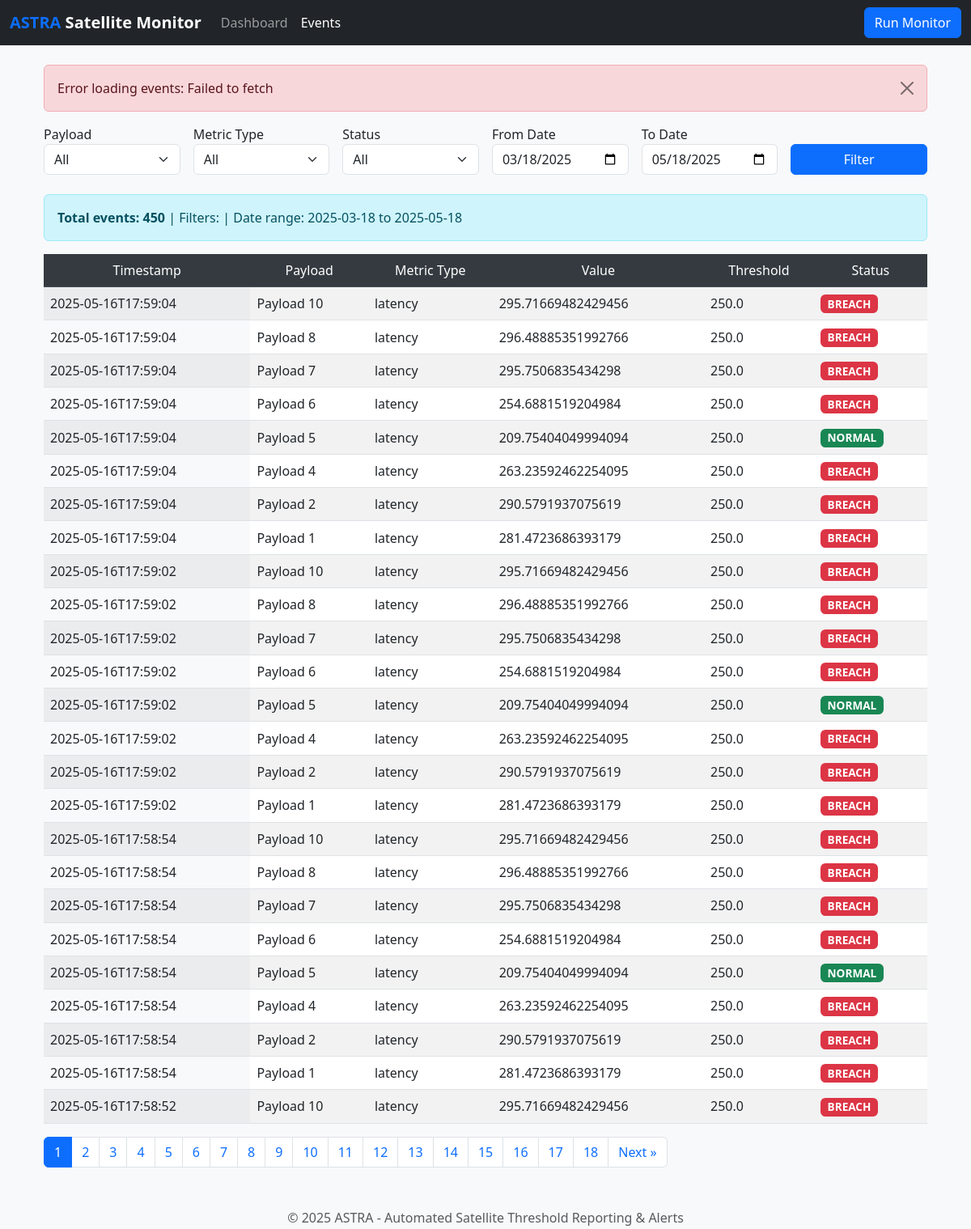
The app's page /events with its own data.
### app/models/event.py (models this page shows, shortened)
class Event(Base):
    __tablename__ = 'events'
    id = Column(Integer, primary_key=True)
    scid = Column(Integer, ForeignKey('payloads.scid'), nullable=False, index=True)
    metric_type = Column(String(50), nullable=False, index=True)
    value = Column(Float, nullable=False)
    threshold = Column(Float, nullable=False)
    status = Column(String(20), nullable=False, index=True)
    timestamp = Column(DateTime, nullable=False, default=datetime.utcnow, index=True)
    payload = relationship("Payload", back_populates="events")
    breach_history = relationship("BreachHistory", back_populates="event", cascade="all, delete-orphan")
    def to_dict(self):
        return {
            'id': self.id,
            'scid': self.scid,
            'metric_type': self.metric_type,
            'value': self.value,
            'threshold': self.threshold,
            'status': self.status,
            'timestamp': self.timestamp.isoformat() if self.timestamp else None
        }

### app/routes/main.py (the view)
@main_bp.route('/events')
def events():
    try:
        filters = parse_filter_params(request)
        page, page_size = parse_pagination_params(request)
        sort_by, sort_order = parse_sort_params(request)
        logger.info(f"Events page request: page={page}, sort_by={sort_by}, sort_order={sort_order}, filters={filters}")
        if 'scid' in filters:
            filters['scid'] = str(filters['scid'])
        result = get_event_service().get_events(
            page=page,
            page_size=page_size,
            sort_by=sort_by,
            sort_order=sort_order,
            filters=filters
        )
        payloads = config.get_payloads()
        for payload in payloads:
            if 'scid' in payload:
                payload['scid'] = str(payload['scid'])
        payloads_dict = {p['scid']: p for p in payloads}
        for event in result['events']:
            event_scid = str(event['scid'])
            if event_scid in payloads_dict:
                event['payload_name'] = payloads_dict[event_scid]['name']
            else:
                event['payload_name'] = f"Unknown ({event_scid})"
        metrics = config.get_metrics()
        return render_template('events.html',
                             events=result['events'],
                             payloads=payloads,
                             metrics=metrics,
                             filters=filters,
                             page=page,
                             page_size=page_size,
                             total_pages=result['total_pages'],
                             total_count=result['total_count'],
                             sort_by=sort_by,
                             sort_order=sort_order)
    except Exception as e:
        logger.error(f"Error in events route: {str(e)}", exc_info=True)
        return handle_error(e)

### app/__init__.py (called while the page is built)
def create_app(config_class=Config):
    app = Flask(__name__)
    app.config.from_object(config_class)
    db = get_db()
    db.init_app()
    init_cache(app)
    app.register_blueprint(main_bp)
    app.register_blueprint(api_bp, url_prefix='/api')
    @app.teardown_appcontext
    def cleanup(exception=None):
        db = get_db()
        db.close_session()
    return app

### app/config/config.py (called while the page is built)
    def load_config(self):
        try:
            with open(self.config_path, 'r') as f:
                return json.load(f)
        except (FileNotFoundError, json.JSONDecodeError) as e:
            print(f"Error loading configuration: {e}")
            return {}

    def get_metrics(self):
        return self.config.get("metrics", {})

    def get_payloads(self):
        return self.config.get("payloads", [])

    def get_environment(self, key, default=None):
        env_config = self.config.get("environment", {})
        if key in env_config:
            return env_config[key]

    def is_logging_enabled(self):
        value = self.get_environment("LOGGING_ENABLED", "True").lower()
        return value not in ("false", "0", "no")

### app/database/database.py (called while the page is built)
def get_db():
    return db

    def get_session(self):
        if not self.Session:
            raise RuntimeError("Database not initialized. Call init_app() first.")
        return self.Session()

    def close_session(self):
        if self.Session:
            self.Session.remove()

### app/routes/utils.py (called while the page is built)
def get_default_date_range():
    today = datetime.date.today()
    default_from_date = (today - datetime.timedelta(days=60)).strftime('%Y-%m-%d')
    default_to_date = (today + datetime.timedelta(days=1)).strftime('%Y-%m-%d')  # Add one day to include today
    return default_from_date, default_to_date

def parse_pagination_params(request):
    page = int(request.args.get('page', 1))
    page_size = int(request.args.get('page_size', 25))
    return page, page_size

def parse_sort_params(request):
    sort_by = request.args.get('sort_by', 'timestamp')
    sort_order = request.args.get('sort_order', 'DESC')
    return sort_by, sort_order

### app/services/event_service.py (called while the page is built)
def get_event_service():
    return event_service

### app/utils/logger.py (called while the page is built)
    @classmethod
    def is_enabled(cls):
        config = Config()
        return cls._logging_enabled and config.is_logging_enabled()

    def _log_if_enabled(self, level, message, **kwargs):
        if self.is_enabled():
            level(message, **kwargs)

    def info(self, message):
        self._log_if_enabled(self.logger.info, message)

### app/templates/events.html (shortened to what this page needs)
{% extends "layout.html" %}
{% block content %}
<div class="container-fluid">
    <div id="error-container"></div>
    <form id="filter-form" class="filter-form mb-4">
        <div class="row g-3">
            <div class="col-md-2">
                <div class="form-group">
                    <label for="scid">Payload</label>
                    <select class="form-select" id="scid" name="scid">
                        <option value="">All</option>
                    </select>
                </div>
            </div>
            <div class="col-md-2">
                <div class="form-group">
                    <label for="metric_type">Metric Type</label>
                    <select class="form-select" id="metric_type" name="metric_type">
                        <option value="">All</option>
                    </select>
                </div>
            </div>
            <div class="col-md-2">
                <div class="form-group">
                    <label for="status">Status</label>
                    <select class="form-select" id="status" name="status">
                        <option value="">All</option>
                    </select>
                </div>
            </div>
            <div class="col-md-2">
                <div class="form-group">
                    <label for="date_from">From Date</label>
                    <input type="date" class="form-control" id="date_from" name="date_from"
                           value="{{ filters['date_from']|default('') }}">
                </div>
            </div>
            <div class="col-md-2">
                <div class="form-group">
                    <label for="date_to">To Date</label>
                    <input type="date" class="form-control" id="date_to" name="date_to"
                           value="{{ filters['date_to']|default('') }}">
                </div>
            </div>
            <div class="col-md-2">
                <div class="form-group">
                    <label>&nbsp;</label>
                    <button type="submit" class="btn btn-primary w-100">Filter</button>
                </div>
            </div>
        </div>
    </form>
    <div class="alert alert-info mb-3">
        <strong>Total events: {{ total_count }}</strong>
        {% if filters %}
        <span>
            | Filters:
            | Date range: {{ filters['date_from']|default('') }} to {{ filters['date_to']|default('') }}
        </span>
        {% endif %}
    </div>
    <div class="table-responsive">
        <table id="events-table" class="table table-striped table-hover">
            <thead class="table-dark">
                <tr>
                    <th data-sort="timestamp" {% if sort_by == 'timestamp' %}data-order="{{ sort_order|lower }}"{% endif %}>Timestamp</th>
                    <th data-sort="scid" {% if sort_by == 'scid' %}data-order="{{ sort_order|lower }}"{% endif %}>Payload</th>
                    <th data-sort="metric_type" {% if sort_by == 'metric_type' %}data-order="{{ sort_order|lower }}"{% endif %}>Metric Type</th>
                    <th data-sort="value" {% if sort_by == 'value' %}data-order="{{ sort_order|lower }}"{% endif %}>Value</th>
                    <th data-sort="threshold" {% if sort_by == 'threshold' %}data-order="{{ sort_order|lower }}"{% endif %}>Threshold</th>
                    <th data-sort="status" {% if sort_by == 'status' %}data-order="{{ sort_order|lower }}"{% endif %}>Status</th>
                </tr>
            </thead>
            <tbody>
                {% for event in events %}
                <tr>
                    <td>{{ event['timestamp'] }}</td>
                    <td>{{ event['payload_name'] if 'payload_name' in event else event['scid'] }}</td>
                    <td>{{ event['metric_type'] }}</td>
                    <td>{{ event['value'] }}</td>
                    <td>{{ event['threshold'] }}</td>
                    <td>
                        <span class="badge bg-{{ 'danger' if event['status'] == 'BREACH' else 'success' }}">
                            {{ event['status'] }}
                        </span>
                    </td>
                </tr>
                {% endfor %}
            </tbody>
        </table>
    </div>
    <nav aria-label="Page navigation">
        <ul class="pagination">
            {% for p in range(1, total_pages + 1) %}
            <li class="page-item {{ 'active' if p == page else '' }}">
                <a class="page-link" href="#" data-page="{{ p }}">{{ p }}</a>
            </li>
            {% endfor %}
            {% if page < total_pages %}
            <li class="page-item">
                <a class="page-link" href="#" data-page="{{ page + 1 }}">Next &raquo;</a>
            </li>
            {% endif %}
        </ul>
    </nav>
</div>
{% endblock %}

### app/templates/layout.html (shortened to what this page needs)
<!DOCTYPE html>
<html lang="en">
<head>
    <link href="https://cdn.jsdelivr.net/npm/bootstrap@5.3.0-alpha1/dist/css/bootstrap.min.css" rel="stylesheet">
    <link href="{{ url_for('static', filename='css/style.css') }}" rel="stylesheet">
</head>
<body>
    <header>
        <nav class="navbar navbar-expand-lg navbar-dark bg-dark">
            <div class="container-fluid">
                <a class="navbar-brand" href="{{ url_for('main.index') }}">
                    <span class="text-primary">ASTRA</span> Satellite Monitor
                </a>
                <div class="collapse navbar-collapse" id="navbarNav">
                    <ul class="navbar-nav">
                        <li class="nav-item">
                            <a class="nav-link {% if request.endpoint == 'main.index' %}active{% endif %}"
                               href="{{ url_for('main.index') }}">Dashboard</a>
                        </li>
                        <li class="nav-item">
                            <a class="nav-link {% if request.endpoint == 'main.events' %}active{% endif %}"
                               href="{{ url_for('main.events') }}">Events</a>
                        </li>
                    </ul>
                    <form class="ms-auto">
                        <button type="button" id="run-monitor" class="btn btn-primary">
                            Run Monitor
                        </button>
                    </form>
                </div>
            </div>
        </nav>
    </header>
    <main class="container mt-4">
        {% block content %}{% endblock %}
    </main>
    <footer class="footer mt-5 py-3 bg-light">
        <div class="container text-center">
            <span class="text-muted">© 2025 ASTRA - Automated Satellite Threshold Reporting & Alerts</span>
        </div>
    </footer>
</body>
</html>

### app/static/css/style.css (style rules this page uses)
body { background-color: #f8f9fa; padding-bottom: 60px; }
.navbar-brand { font-weight: bold; }
.footer { position: fixed; bottom: 0; width: 100%; height: 60px; line-height: 60px; }
.badge { font-size: 85%; min-width: 60px; text-align: center; }
.table-responsive { overflow-x: auto; }
.table { border-collapse: separate; border-spacing: 0; }
.table th { background-color: #343a40; color: white; font-weight: 500; }
.table thead.table-dark th { border-color: #454d55; text-align: center; vertical-align: middle; }
.table td { vertical-align: middle; }
@media (min-width: 992px) { .table td:first-child, .table th:first-child, .table td:nth-child(2), .table th:nth-child(2) { position: sticky; left: 0; background-color: #fff; z-index: 1; } }
@media (min-width: 992px) { .table td:first-child { background-color: #f8f9fa; } }
@media (min-width: 992px) { .table th:first-child, .table th:nth-child(2) { z-index: 2; background-color: #343a40; } }
.badge.bg-danger { animation: pulse 2s infinite; }

### records on screen
Event: timestamp "2025-05-16T17:59:04", event "Payload 10", metric_type "latency", value "295.71669482429456", threshold "250.0", status "BREACH"
Event: timestamp "2025-05-16T17:59:04", event "Payload 8", metric_type "latency", value "296.48885351992766", threshold "250.0", status "BREACH"
Event: timestamp "2025-05-16T17:59:04", event "Payload 7", metric_type "latency", value "295.7506835434298", threshold "250.0", status "BREACH"
Event: timestamp "2025-05-16T17:59:04", event "Payload 6", metric_type "latency", value "254.6881519204984", threshold "250.0", status "BREACH"
Event: timestamp "2025-05-16T17:59:04", event "Payload 5", metric_type "latency", value "209.75404049994094", threshold "250.0", status "NORMAL"
Event: timestamp "2025-05-16T17:59:04", event "Payload 4", metric_type "latency", value "263.23592462254095", threshold "250.0", status "BREACH"
Event: timestamp "2025-05-16T17:59:04", event "Payload 2", metric_type "latency", value "290.5791937075619", threshold "250.0", status "BREACH"
Event: timestamp "2025-05-16T17:59:04", event "Payload 1", metric_type "latency", value "281.4723686393179", threshold "250.0", status "BREACH"
Event: timestamp "2025-05-16T17:59:02", event "Payload 10", metric_type "latency", value "295.71669482429456", threshold "250.0", status "BREACH"
Event: timestamp "2025-05-16T17:59:02", event "Payload 8", metric_type "latency", value "296.48885351992766", threshold "250.0", status "BREACH"
Event: timestamp "2025-05-16T17:59:02", event "Payload 7", metric_type "latency", value "295.7506835434298", threshold "250.0", status "BREACH"
Event: timestamp "2025-05-16T17:59:02", event "Payload 6", metric_type "latency", value "254.6881519204984", threshold "250.0", status "BREACH"
Event: timestamp "2025-05-16T17:59:02", event "Payload 5", metric_type "latency", value "209.75404049994094", threshold "250.0", status "NORMAL"
Event: timestamp "2025-05-16T17:59:02", event "Payload 4", metric_type "latency", value "263.23592462254095", threshold "250.0", status "BREACH"
Event: timestamp "2025-05-16T17:59:02", event "Payload 2", metric_type "latency", value "290.5791937075619", threshold "250.0", status "BREACH"
Event: timestamp "2025-05-16T17:59:02", event "Payload 1", metric_type "latency", value "281.4723686393179", threshold "250.0", status "BREACH"
Event: timestamp "2025-05-16T17:58:54", event "Payload 10", metric_type "latency", value "295.71669482429456", threshold "250.0", status "BREACH"
Event: timestamp "2025-05-16T17:58:54", event "Payload 8", metric_type "latency", value "296.48885351992766", threshold "250.0", status "BREACH"
Event: timestamp "2025-05-16T17:58:54", event "Payload 7", metric_type "latency", value "295.7506835434298", threshold "250.0", status "BREACH"
Event: timestamp "2025-05-16T17:58:54", event "Payload 6", metric_type "latency", value "254.6881519204984", threshold "250.0", status "BREACH"
Event: timestamp "2025-05-16T17:58:54", event "Payload 5", metric_type "latency", value "209.75404049994094", threshold "250.0", status "NORMAL"
Event: timestamp "2025-05-16T17:58:54", event "Payload 4", metric_type "latency", value "263.23592462254095", threshold "250.0", status "BREACH"
Event: timestamp "2025-05-16T17:58:54", event "Payload 2", metric_type "latency", value "290.5791937075619", threshold "250.0", status "BREACH"
Event: timestamp "2025-05-16T17:58:54", event "Payload 1", metric_type "latency", value "281.4723686393179", threshold "250.0", status "BREACH"
Event: timestamp "2025-05-16T17:58:52", event "Payload 10", metric_type "latency", value "295.71669482429456", threshold "250.0", status "BREACH"

### other values on screen
{{ total_count }} "450"
{{ filters['date_from']|default('') }} "2025-03-18"
{{ filters['date_to']|default('') }} "2025-05-18"
{{ p }} "1" "2" "3" "4" "5" "6" "7" "8" "9" "10" "11" "12" "13" "14" "15" "16" "17" "18"
